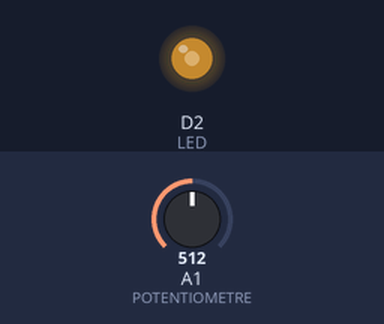
Simulated run of this program. Board: Arduino MKR. On the bench: output pins drawn as LEDs (lit = HIGH). Inputs (shaded band) come from the test bench; at power-on: A1 (POTENTIOMETRE) = 512.

Above: at 1.2 s.
1.3 s: A1 (POTENTIOMETRE) set to 716
At 2.0 s:
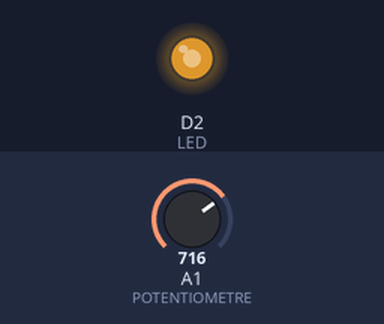
2.8 s: A1 (POTENTIOMETRE) set to 900
At 3.1 s:
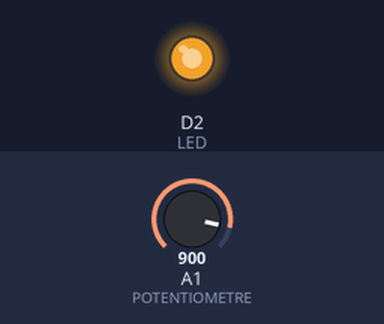
4.3 s: A1 (POTENTIOMETRE) set to 245
At 5.5 s:
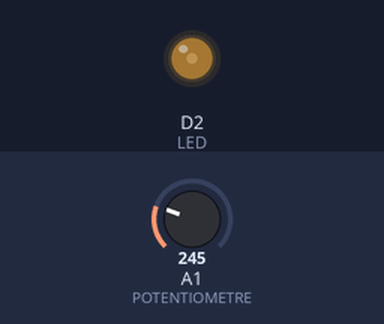
5.8 s: A1 (POTENTIOMETRE) set to 0
At 6.6 s:
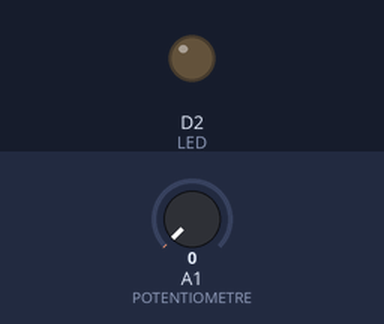
7.3 s: A1 (POTENTIOMETRE) set to 511
At 7.7 s:
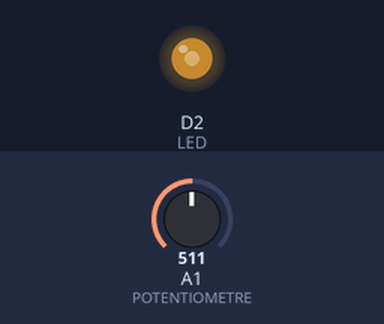
Timing chart, 0 to 9.8 s (numbered marks = the images above; inputs shaded):
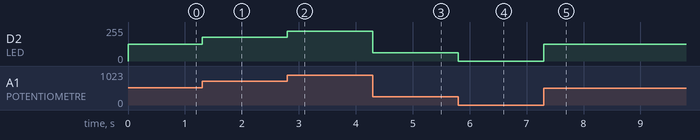

The program:

main.cpp
```cpp
/*
  Titre      : exercice est de contrôler l'intensité d'une LED avec le potentiomètre
  Auteur     : Yvan Tankeu
  Date       : 20/01/2022
  Description: Le but de cet exercice est de contrôler l'intensité d'une LED avec le potentiomètre
               utilisé en salle de classe.  Pour ce faire, nous allons, étrangement,
               utilisé la fonction analogWrite sur une broche numérique!!!  En fais, c'est un
               overload (OO)
  Version    : 0.0.1
*/

#include <Arduino.h>

const int POTENTIOMETRE = A1;                   // Potentiomètre connecté sur broche analogue A1
const int LED = 2;                              // Led connecté sur la broche digital 2
const int VAL_MIN_LU_ECRIT_BROCHE_ANALOGUE = 0; // Val min qu'on peut lire/écricre sur broche analogue 2
const int VAL_MAX_LU_BROCHE_ANALOGUE = 1023;    // Val  max lu sur broche analogue 2
const int VAL_MAX_ECRIT_BROCHE_ANALOGUE = 255;  // Val max lu sur broche analogue 2

int valeurTensionLuPotentiometre = 0;

void setup()
{

  Serial.begin(9600); // Debit de communication par seconde depuis le MS

  // Ajuste le mode des broches
  pinMode(POTENTIOMETRE, INPUT); // Paramétrage broche du potentiomètre en mode d'entrée/écoute/lecture
  pinMode(LED, OUTPUT);          // Paramétrage broche de la LED mode d'entrée/écoute/lecture
}

void loop()
{
  // put your main code here, to run repeatedly:

  valeurTensionLuPotentiometre = analogRead(POTENTIOMETRE); // Lecture de la valeur du potentiomètre

      /** grace à la fonction map on pourra ré-étalonner la valeur entre 0 et 1023
          sur une fourchette entre 0 et 255
      * @brief mapper un nombre d’une plage de 1 à 1024 à une plage de 1 à 255,
      *
      * @param valeurTensionLuPotentiometre variable dont on souhaite convertir la plage.
      * @param VAL_MIN_LU_ECRIT_BROCHE_ANALOGUE valeur minimale d’origine de la plage de la variable.
      * @param VAL_MAX_LU_BROCHE_ANALOGUE valeur maximale d’origine de la plage de la variable.
      * @param VAL_MIN_LU_ECRIT_BROCHE_ANALOGUE maximale de la nouvelle plage de la variable.
      */
      valeurTensionLuPotentiometre = map(valeurTensionLuPotentiometre, VAL_MIN_LU_ECRIT_BROCHE_ANALOGUE,
                                         VAL_MAX_LU_BROCHE_ANALOGUE, VAL_MIN_LU_ECRIT_BROCHE_ANALOGUE, VAL_MAX_ECRIT_BROCHE_ANALOGUE);
  analogWrite(LED, valeurTensionLuPotentiometre);
}
```

Measured:
- after the input at 1.3 s, D2 (LED): 127/255 → 178/255 at once
- after the input at 2.8 s, D2 (LED): 178/255 → 224/255 at once
- after the input at 4.3 s, D2 (LED): 224/255 → 61/255 at once
- after the input at 5.8 s, D2 (LED): 61/255 → 0/255 at once
- after the input at 7.3 s, D2 (LED): 0/255 → 127/255 at once
